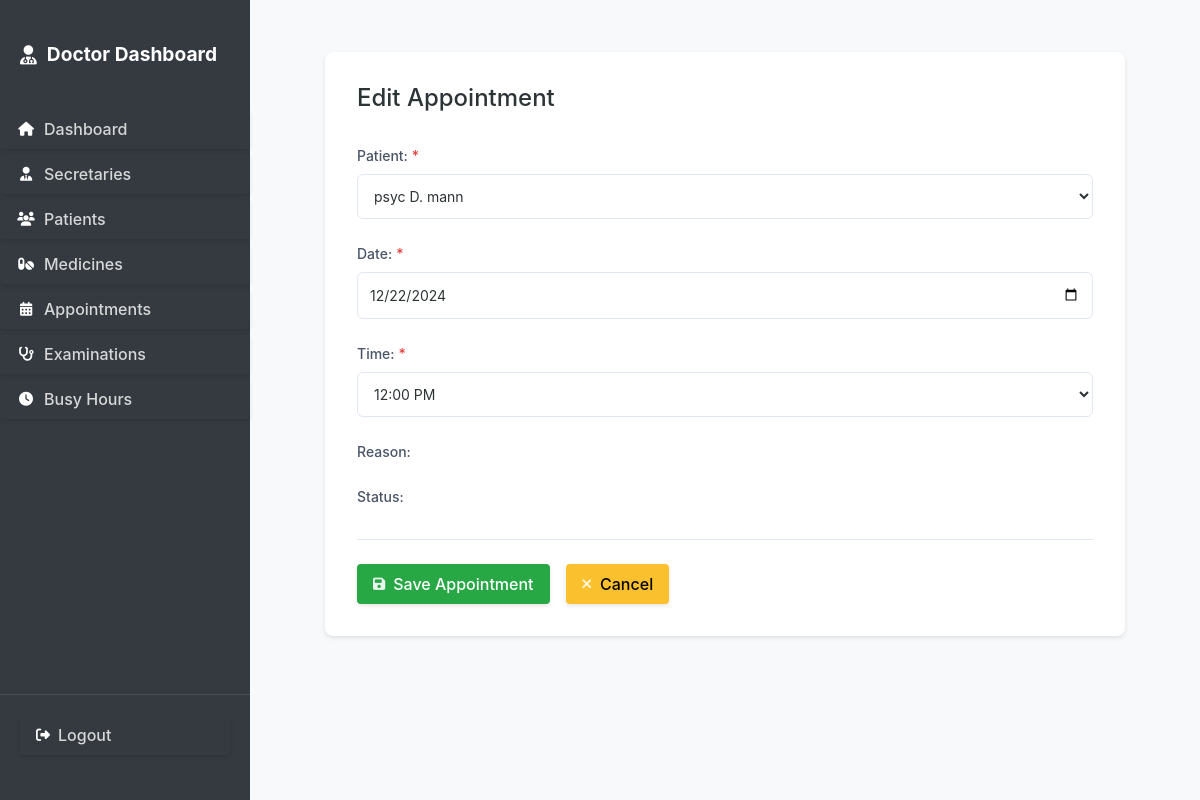
Page /appointments/2/edit/ (signed in) on the committed database.
### secretary_dash/models.py (models this page shows, shortened)
class Appointment(models.Model):
    STATUS_CHOICES = [
        ('upcoming', 'Upcoming'),
        ('completed', 'Completed'),
        ('cancelled', 'Cancelled')
    ]
    patient = models.ForeignKey(Patient, on_delete=models.CASCADE)
    date = models.DateField()
    time = models.TimeField()
    created_by = models.ForeignKey(User, on_delete=models.CASCADE)
    status = models.CharField(max_length=20, choices=STATUS_CHOICES, default='upcoming')
    created_at = models.DateTimeField(auto_now_add=True)
    class Meta:
        ordering = ['date', 'time']

### secretary_dash/views.py (the view)
# urls.py: path('appointments/<int:pk>/edit/', views.appointment_edit, name='appointment_edit'),
@login_required
@user_passes_test(lambda u: u.is_superuser or is_secretary(u))
def appointment_edit(request, pk):
    appointment = get_object_or_404(Appointment, pk=pk)
    if request.method == 'POST':
        form = AppointmentForm(request.POST, instance=appointment)
        if form.is_valid():
            form.save()
            messages.success(request, mark_safe(
                '<div class="message-content">'
                '<h4>Appointment Updated</h4>'
                '<p>The appointment has been updated successfully.</p>'
                '</div>'
            ))
            return redirect('secretary_dash:appointment_list')
        else:
            error_messages = []
            for field, field_errors in form.errors.items():
                if field == '__all__':
                    error_messages.extend(field_errors)
                else:
                    error_messages.append(f'<strong>{field}:</strong> {field_errors[0]}')
            if error_messages:
                error_html = '<div class="message-content"><h4>Appointment Form Errors</h4><ul>'
                for error in error_messages:
                    error_html += f'<li>{error}</li>'
                error_html += '</ul></div>'
                messages.error(request, mark_safe(error_html))
    else:
        form = AppointmentForm(instance=appointment)
    return render(request, 'secretary_dash/common/appointment_form.html', {
        'form': form,
        'title': 'Edit Appointment'
    })

### secretary_dash/forms.py (shortened to what this page needs)
class AppointmentForm(forms.ModelForm):
    TIME_CHOICES = [
        ('09:00', '9:00 AM'),
        ('09:30', '9:30 AM'),
        ('10:00', '10:00 AM'),
        ('10:30', '10:30 AM'),
        ('11:00', '11:00 AM'),
        ('11:30', '11:30 AM'),
        ('12:00', '12:00 PM'),
        ('12:30', '12:30 PM'),
        ('13:00', '1:00 PM'),
        ('13:30', '1:30 PM'),
        ('14:00', '2:00 PM'),
        ('14:30', '2:30 PM'),
        ('15:00', '3:00 PM'),
        ('15:30', '3:30 PM'),
        ('16:00', '4:00 PM'),
        ('16:30', '4:30 PM'),
    ]
    time = forms.ChoiceField(choices=TIME_CHOICES)
    class Meta:
        model = Appointment
        fields = ['patient', 'date', 'time']
        widgets = {
            'date': forms.DateInput(attrs={'type': 'date'}),
        }
    def __init__(self, *args, **kwargs):
        super().__init__(*args, **kwargs)
        if self.instance and self.instance.pk:
            if self.instance.time:
                self.initial['time'] = self.instance.time.strftime('%H:%M')

### secretary_dash/auth.py (called while the page is built)
    def get_user(self, user_id):
        UserModel = get_user_model()
        try:
            return UserModel.objects.get(pk=user_id)
        except UserModel.DoesNotExist:
            return None

### secretary_dash/models.py (called while the page is built)
    def __str__(self):
        return self.name

### templates/secretary_dash/common/appointment_form.html (shortened to what this page needs)
{% extends 'secretary_dash/common/form_base.html' %}
{% block form_content %}
<form method="post">
    <div class="form-group {% if form.patient.field.required %}required-field{% endif %} {% if form.patient.errors %}has-error{% endif %}">
        <label for="{{ form.patient.id_for_label }}">Patient:</label>
        {{ form.patient }}
    </div>
    <div class="form-group {% if form.date.field.required %}required-field{% endif %} {% if form.date.errors %}has-error{% endif %}">
        <label for="{{ form.date.id_for_label }}">Date:</label>
        {{ form.date }}
    </div>
    <div class="form-group {% if form.time.field.required %}required-field{% endif %} {% if form.time.errors %}has-error{% endif %}">
        <label for="{{ form.time.id_for_label }}">Time:</label>
        {{ form.time }}
    </div>
    <div class="form-group {% if form.reason.field.required %}required-field{% endif %} {% if form.reason.errors %}has-error{% endif %}">
        <label for="{{ form.reason.id_for_label }}">Reason:</label>
    </div>
    <div class="form-group {% if form.status.field.required %}required-field{% endif %} {% if form.status.errors %}has-error{% endif %}">
        <label for="{{ form.status.id_for_label }}">Status:</label>
    </div>
    <div class="form-actions">
        <button type="submit" class="btn btn-add">
            <i class="fas fa-save"></i>
            <span>Save Appointment</span>
        </button>
        <a href="{% url 'secretary_dash:appointment_list' %}" class="btn btn-cancel">
            <i class="fas fa-times"></i>
            <span>Cancel</span>
        </a>
    </div>
</form>
{% endblock %}

### static/css/main.css (style rules this page uses)
body { margin: 0; padding: 0; font-family: -apple-system, BlinkMacSystemFont, "Segoe UI", Roboto, "Helvetica Neue", Arial, sans-serif; background-color: #f8f9fa; }
.btn-cancel { background-color: #ffc107 !important; color: #212529 !important; }
.btn { display: inline-flex !important; align-items: center !important; gap: 0.5rem !important; padding: 0.5rem 1rem !important; border-radius: 0.25rem !important; border: none !important; cursor: pointer !important; font-weight: 500 !important; transition: all 0.2s ease !important; text-decoration: none !important; box-shadow: 0 0.125rem 0.25rem rgba(0, 0, 0, 0.1) !important; }
form:not(.user-menu form) button[type="submit"]:not(.btn-cancel):not(.btn-delete), form:not(.user-menu form) input[type="submit"]:not(.btn-cancel):not(.btn-delete) { background-color: #28a745 !important; border-color: #28a745 !important; color: white !important; }
.btn .fas, .btn .far, .btn .fab, .btn .fa { color: rgba(255, 255, 255, 0.9) !important; }
.form-group { margin-bottom: 1rem; }
.form-group label { display: block; margin-bottom: 0.5rem; }
.form-group input { width: 100%; padding: 0.5rem; border: 0.0625rem solid #ddd; border-radius: 0.25rem; }
.form-group.required-field label::after { content: "*"; color: #dc3545; margin-left: 0.25rem; }
.form-actions { display: flex; gap: 1rem; margin-top: 2rem; }
.btn-add { background-color: #2e7d32 !important; color: white !important; }
.btn-cancel { background-color: #fbc02d !important; color: #000 !important; }
.btn i { font-size: 0.875rem !important; }
.form-group { margin-bottom: 1.5rem; }
.form-group label { display: block; margin-bottom: 0.5rem; color: #4a5568; font-weight: 500; font-size: 0.875rem; }
.form-group input, .form-group select, .form-group textarea { width: 100%; padding: 0.75rem; border: 0.0625rem solid #e2e8f0; border-radius: 0.375rem; background-color: #fff; color: #2d3436; font-size: 0.875rem; transition: all 0.2s ease; }
.form-group.required-field label::after { content: "*"; color: #e53e3e; margin-left: 0.25rem; }
.form-actions { display: flex; gap: 1rem; margin-top: 2rem; padding-top: 1.5rem; border-top: 0.0625rem solid #e2e8f0; }
input[type="date"], input[type="time"] { min-height: 2.75rem; }

### rows in the picture
Appointment: patient "psyc D. mann", date "12/22/2024", time "12:00 PM"

### other values in the picture
{{ title }} "Edit Appointment"
